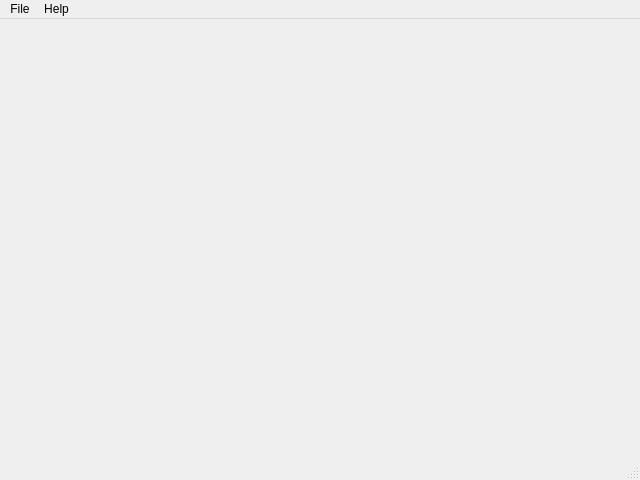
<?xml version="1.0" encoding="UTF-8"?>
<ui version="4.0">
 <class>ArchiveRipper</class>
 <widget class="QMainWindow" name="ArchiveRipper">
  <property name="geometry">
   <rect>
    <x>0</x>
    <y>0</y>
    <width>640</width>
    <height>480</height>
   </rect>
  </property>
  <property name="windowTitle">
   <string>ArchiveRipper</string>
  </property>
  <widget class="QWidget" name="centralwidget"/>
  <widget class="QMenuBar" name="menubar">
   <property name="geometry">
    <rect>
     <x>0</x>
     <y>0</y>
     <width>640</width>
     <height>21</height>
    </rect>
   </property>
   <widget class="QMenu" name="menuFile">
    <property name="title">
     <string>File</string>
    </property>
    <addaction name="actionNew_Rip"/>
    <addaction name="actionOpen_Rip"/>
    <addaction name="separator"/>
    <addaction name="actionSave"/>
    <addaction name="actionSave_As"/>
    <addaction name="actionExport"/>
    <addaction name="separator"/>
    <addaction name="actionPreferences"/>
    <addaction name="separator"/>
    <addaction name="actionExit"/>
   </widget>
   <widget class="QMenu" name="menuHelp">
    <property name="title">
     <string>Help</string>
    </property>
    <addaction name="actionAbout"/>
   </widget>
   <addaction name="menuFile"/>
   <addaction name="menuHelp"/>
  </widget>
  <widget class="QStatusBar" name="statusbar"/>
  <action name="actionExit">
   <property name="text">
    <string>Exit</string>
   </property>
   <property name="shortcut">
    <string>Ctrl+Q</string>
   </property>
  </action>
  <action name="actionPreferences">
   <property name="text">
    <string>Preferences...</string>
   </property>
   <property name="shortcut">
    <string>Ctrl+,</string>
   </property>
  </action>
  <action name="actionAbout">
   <property name="text">
    <string>About</string>
   </property>
  </action>
  <action name="actionNew_Rip">
   <property name="text">
    <string>New Rip...</string>
   </property>
  </action>
  <action name="actionOpen_Rip">
   <property name="text">
    <string>Open Rip...</string>
   </property>
  </action>
  <action name="actionExport">
   <property name="text">
    <string>Export...</string>
   </property>
  </action>
  <action name="actionSave">
   <property name="text">
    <string>Save</string>
   </property>
  </action>
  <action name="actionSave_As">
   <property name="text">
    <string>Save As...</string>
   </property>
  </action>
 </widget>
 <resources/>
 <connections/>
</ui>
